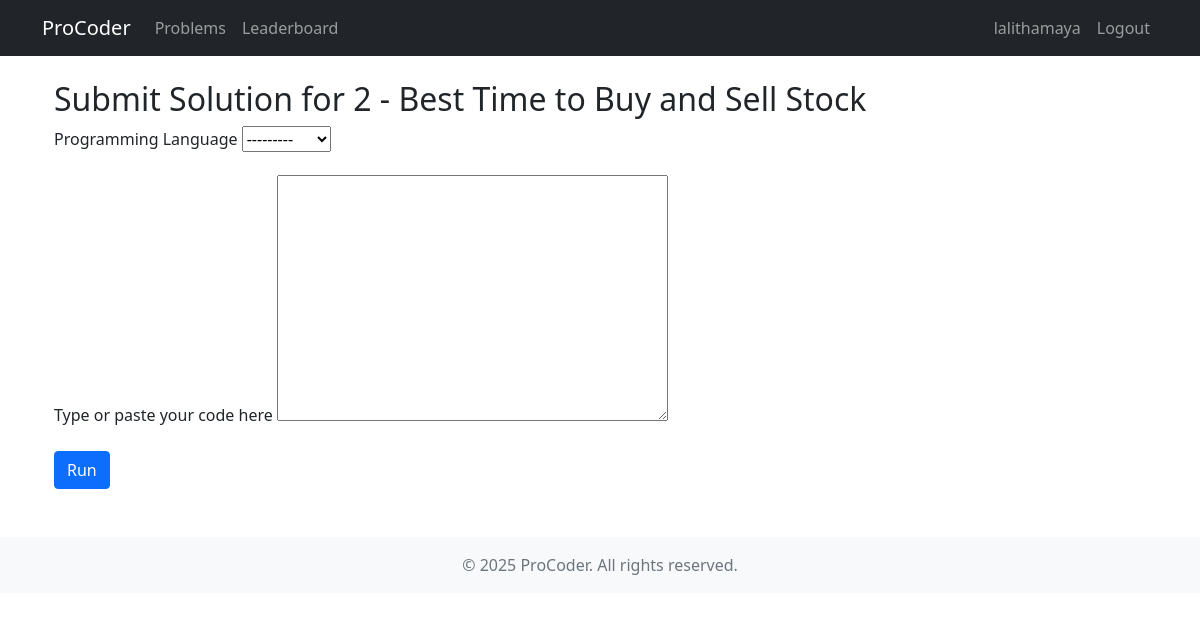
The app's page /submit/2/ (signed in) with its own data.
### accounts/models.py (models this page shows, shortened)
class User(AbstractBaseUser):
    username = models.CharField(unique=True, max_length=120)
    email = models.EmailField(unique=True, max_length=255)
    full_name = models.CharField(max_length=255, blank=True, null=True)
    is_active = models.BooleanField(default=True)
    score = models.IntegerField(default=0)
    staff = models.BooleanField(default=False)
    admin = models.BooleanField(default=False)
    timestamp = models.DateTimeField(auto_now_add=True)
    updated = models.DateTimeField(auto_now=True)
    total_time = models.IntegerField(default=0)
    USERNAME_FIELD = 'username'
    REQUIRED_FIELDS = ['email']
    objects = UserManager()
    class Meta:
        ordering = ['-score', 'total_time']

### questions/models.py (models this page shows, shortened)
class Question(models.Model):
    code = models.CharField(unique=True, max_length=10)
    title = models.CharField(unique=True, max_length=120)
    description = models.TextField(blank=True)
    time_limit = models.IntegerField(default=1)
    sample_input = models.TextField(blank=True, help_text="Sample input for the problem")
    sample_output = models.TextField(blank=True, help_text="Sample output for the problem")
    timestamp = models.DateTimeField(auto_now_add=True)
    objects = QuestionManager()

### grader/views.py (the view, shortened to what this page needs)
# urls.py: path('submit/<str:code>/', views.submit_solution, name='submit'),
@login_required
def submit_solution(request, code):
    question = get_object_or_404(Question, code=code)
    verdict = None
    details = None
    can_submit = False
    code_text = ''
    language = ''
    if request.method == 'GET':
        code_text = request.GET.get('code_text', '')
        language = request.GET.get('language', '')
        form = SubmissionForm(initial={'code_text': code_text, 'language': language})
        return render(request, 'grader/submit_solution.html', {
            'form': form, 'question': question, 'verdict': verdict, 'details': details, 'can_submit': can_submit
        })

### grader/forms.py
class SubmissionForm(forms.ModelForm):
    class Meta:
        model = Submission
        fields = ['language', 'code_text']

### grader/templates/grader/submit_solution.html (shortened to what this page needs)
{% extends 'base.html' %}
{% block extra_css %}
<link rel="stylesheet" href="https://cdnjs.cloudflare.com/ajax/libs/codemirror/5.65.13/codemirror.min.css">
{% endblock %}
{% block content %}
<div class="container mt-4">
    <h2>Submit Solution for {{ question.code }} - {{ question.title }}</h2>
    <form method="post">
        <div class="mb-3">
            <label for="id_language" class="form-label">Programming Language</label>
            {{ form.language }}
        </div>
        <div class="mb-3">
            <label for="id_code_text" class="form-label">Type or paste your code here</label>
            {{ form.code_text }}
        </div>
        <button type="submit" name="run" class="btn btn-primary">Run</button>
    </form>
</div>
{% endblock %}

### templates/base.html (shortened to what this page needs)
<!DOCTYPE html>
<html lang="en">
<head>
    <link href="https://cdn.jsdelivr.net/npm/bootstrap@5.1.3/dist/css/bootstrap.min.css" rel="stylesheet">
    <link href="https://cdnjs.cloudflare.com/ajax/libs/font-awesome/6.0.0/css/all.min.css" rel="stylesheet">
    {% block extra_css %}{% endblock %}
</head>
<body>
    <nav class="navbar navbar-expand-lg navbar-dark bg-dark">
        <div class="container">
            <a class="navbar-brand" href="/">ProCoder</a>
            <div class="collapse navbar-collapse" id="navbarNav">
                <ul class="navbar-nav me-auto">
                    <li class="nav-item">
                        <a class="nav-link" href="{% url 'questions:list' %}">Problems</a>
                    </li>
                    <li class="nav-item">
                        <a class="nav-link" href="{% url 'account:leaderboard' %}">Leaderboard</a>
                    </li>
                </ul>
                <ul class="navbar-nav">
                    {% if request.user.is_authenticated %}
                        <li class="nav-item">
                            <a class="nav-link" href="{% url 'account:profile' request.user.username %}">
                                {{ request.user.username }}
                            </a>
                        </li>
                        <li class="nav-item">
                            <a class="nav-link" href="{% url 'account:logout' %}">Logout</a>
                        </li>
                    {% endif %}
                </ul>
            </div>
        </div>
    </nav>
    <div class="container mt-4">
        {% block content %}{% endblock %}
    </div>
    <footer class="footer mt-5 py-3 bg-light">
        <div class="container text-center">
            <span class="text-muted">© {% now "Y" %} ProCoder. All rights reserved.</span>
        </div>
    </footer>
</body>
</html>

### records on screen
User: user.username "lalithamaya"
Question: code "2", title "Best Time to Buy and Sell Stock"
